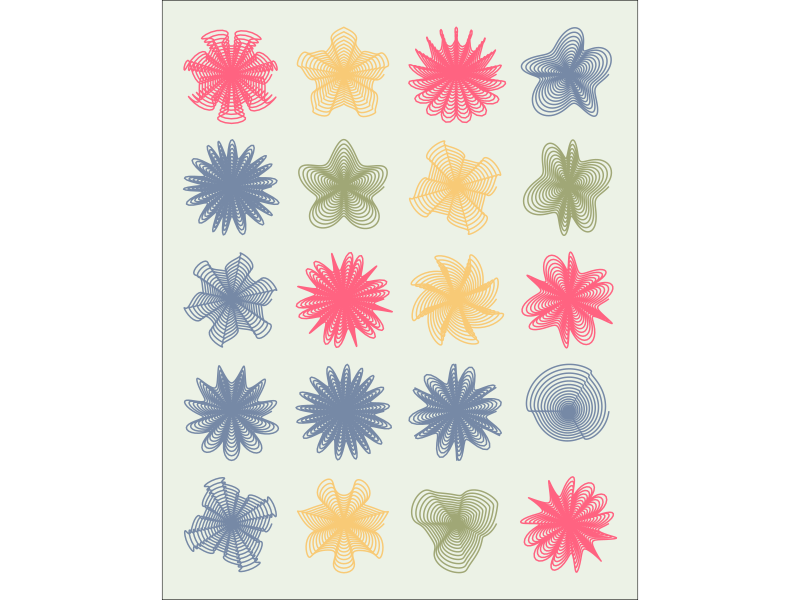
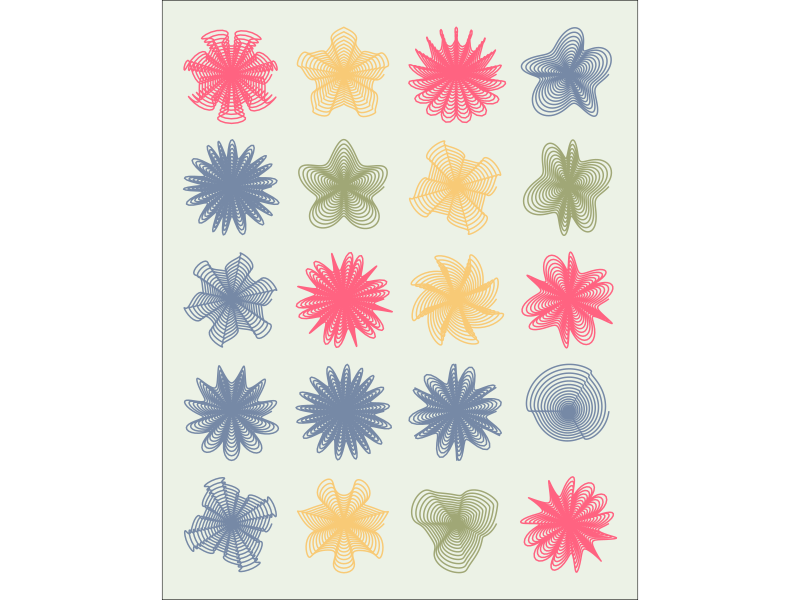

These figures' R source, in order:
# see https://mathworld.wolfram.com/StarrRose.html

library(tidyverse)

# helper function
rand <- function() round(runif(1, 1, 20))
# rand <- function() sample(18, 1)

# generate a star from given paramaters
starr <- function(a, b, c, n = 200, coils = 20, expansion = 10, spiral_b = .01) {

  theta <- seq(0,2*pi*coils, length.out = n*coils)

  spiral_radius <- theta * seq(1, expansion, length.out = n*coils)

  rose <- tibble(x = numeric(n*coils),
                 y = numeric(n*coils))

  for(i in 1:length(theta)) {

    t <- theta[i] %% (pi*2)

    one <- 2+sin(a*t)/2
    two <- t+sin(b*t)/c

    rose$x[i] <- spiral_radius[i] * one * cos(two)
    rose$y[i] <- spiral_radius[i] * one * sin(two)

  }

  rose

}

# eg <- starr(6, 18, 18, coils = 50, expansion = 1)
# ggplot(eg) + geom_path(aes(x, y))

# parameters for rose grid

w <- 4
h <- 5
points <- 200
coils <- 20


palette <- c('#7689a6', '#ff6381', '#a0a776', '#f8ca76')
# palette <- c('#d00001', '#ac0000', '#d3635f', '#b91556') # reds
set.seed(3)

rose_grid <- map_df(.x = 1:(w*h),
                    .f = ~starr(a = rand(), b = rand(), c = rand()),
                    .id = "group") |>
  mutate(group2 = rep(1:(w*h), each = coils*points),
         color = rep(sample(length(palette), w*h, replace = TRUE), each = coils*points),
         xoff = rep(1:w*7000, each = coils*points, length.out = n()),
         yoff = rep(1:h*7000, each = coils*points*w, length.out = n()),
         x0 = x + xoff,
         y0 = y + yoff) %>%
  select(x = x0, y = y0, group, color)



ggplot(rose_grid, aes(x, y, group = group,
                      color = factor(color))) +
  geom_path() +
  scale_color_manual(values = palette) +
  coord_fixed() +
  theme_void() +
  theme(legend.position = 'none',
        panel.background = element_rect(fill = hsv(.25, .05, .95))) +
  NULL

ggsave("rose-garden.png", width = 8, height = 10)
